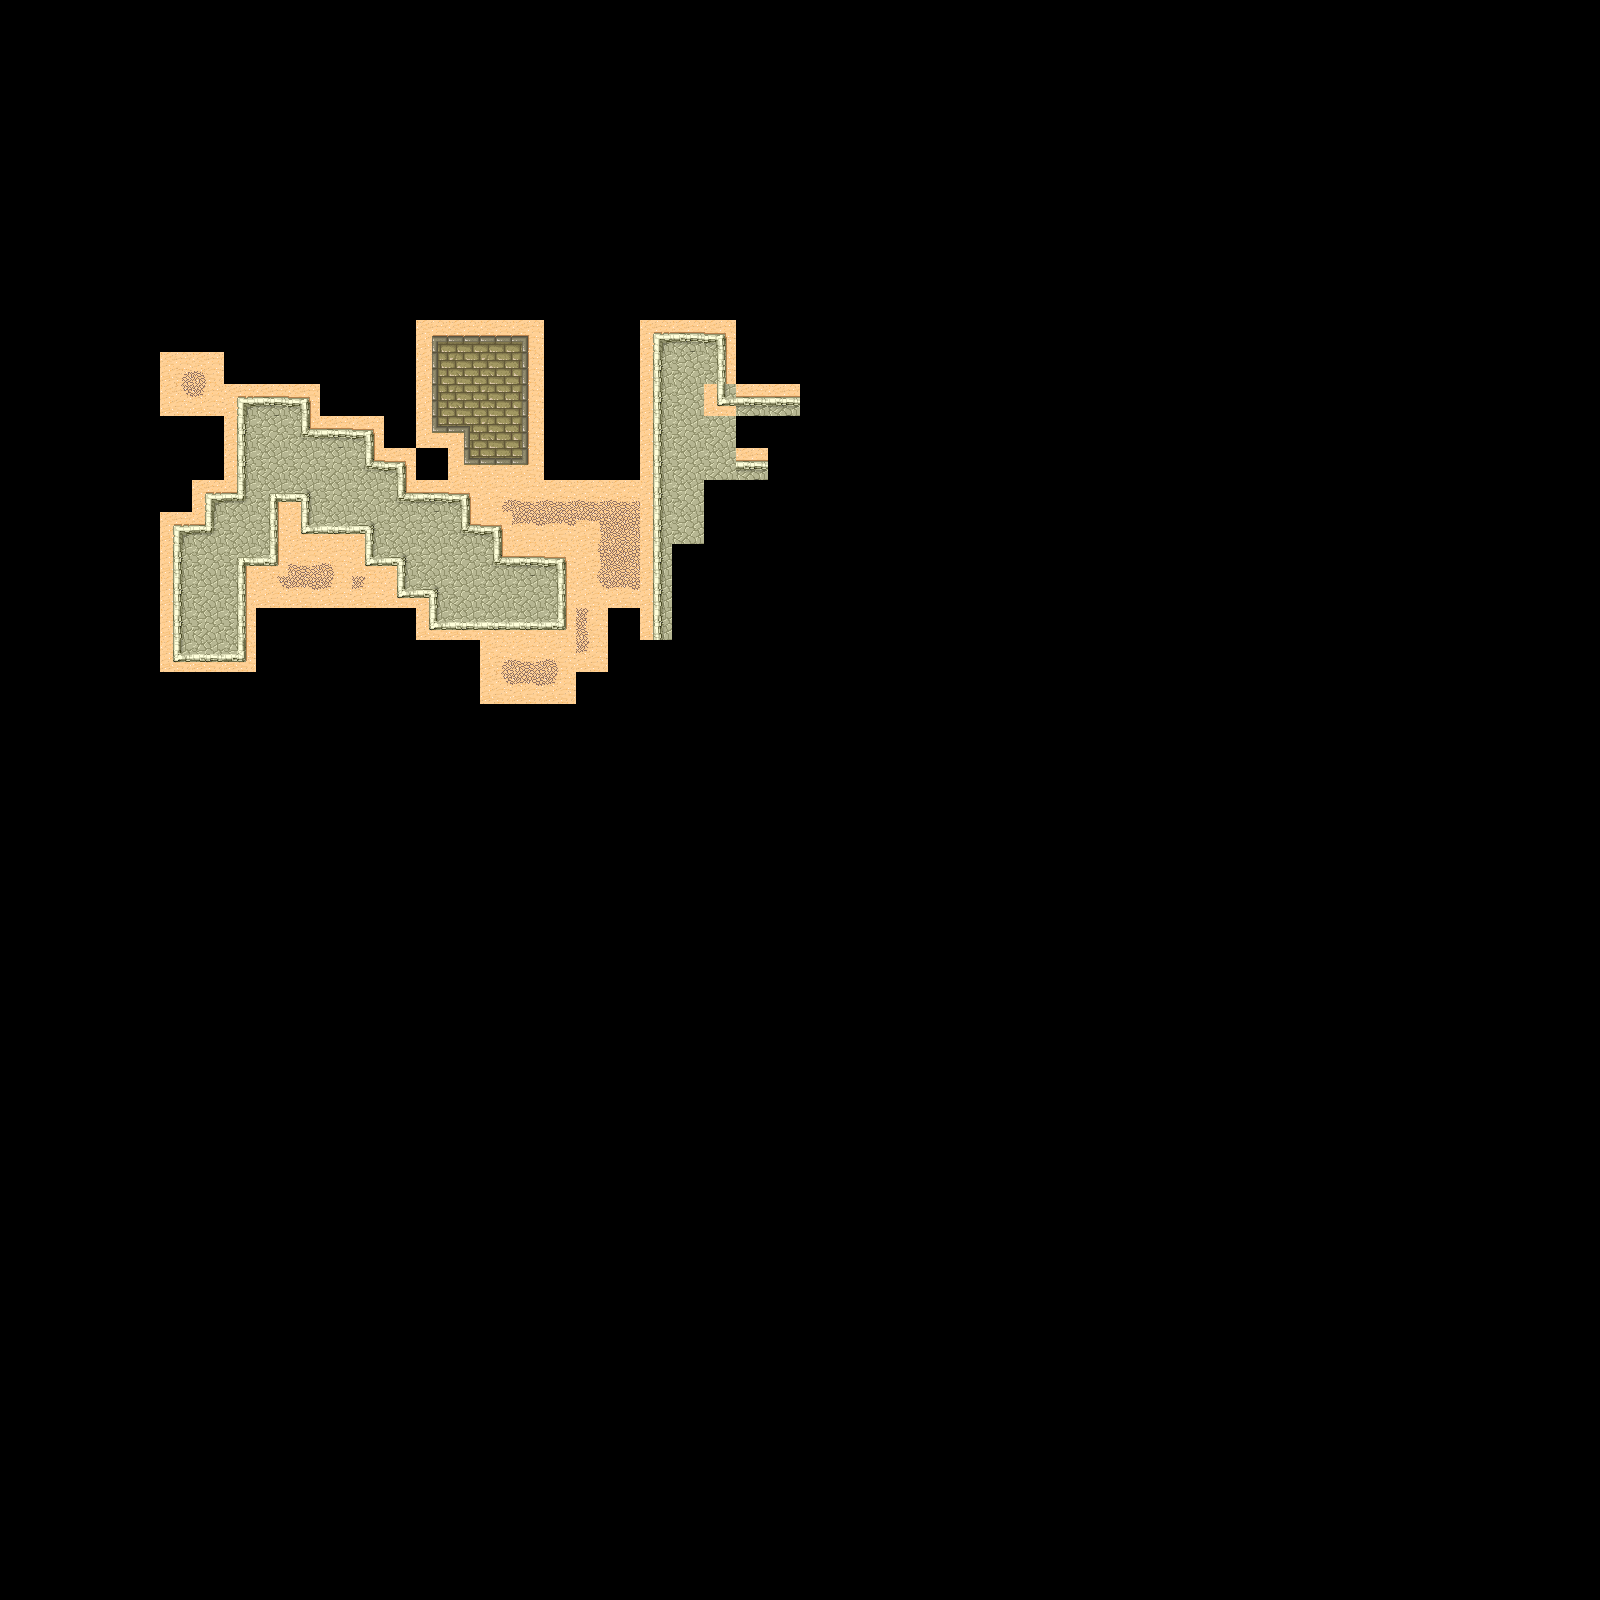

A 2D game scene composited from a Tiled map and its tileset images. What follows is a short description and the map's XML, with each tile layer's data collapsed to a summary:
An orthogonal 50x50 tile map with 32x32 px tiles, 1 tile layer (gr).

<map version="1.0" orientation="orthogonal" width="50" height="50" tilewidth="32" tileheight="32">
 <tileset firstgid="1" name="tmw_desert_spacing" tilewidth="32" tileheight="32" spacing="1" margin="1">
  <image source="tmw_desert_spacing.png" width="265" height="199" />
  <terraintypes>
   <terrain name="dirt" tile="14" />
   <terrain name="2" tile="33" />
   <terrain name="wall" tile="9" />
  </terraintypes>
  <tile id="0" terrain=",,,2">
   <properties>
    <property name="barrier-type" value="1" />
   </properties>
  </tile>
  <tile id="1" terrain=",,2,2" />
  <tile id="2" terrain=",,2," />
  <tile id="3" terrain="0,0,0," />
  <tile id="4" terrain="0,0,,0" />
  <tile id="5" terrain=",,,0" />
  <tile id="6" terrain=",,0,0" />
  <tile id="7" terrain=",,0," />
  <tile id="8" terrain=",2,,2" />
  <tile id="9" terrain="2,2,2,2" />
  <tile id="10" terrain="2,,2," />
  <tile id="11" terrain="0,,0,0" />
  <tile id="12" terrain=",0,0,0" />
  <tile id="13" terrain=",0,,0" />
  <tile id="14" terrain="0,0,0,0" />
  <tile id="15" terrain="0,,0," />
  <tile id="16" terrain=",2,," />
  <tile id="17" terrain="2,2,," />
  <tile id="18" terrain="2,,," />
  <tile id="19" terrain="2,2,2," />
  <tile id="20" terrain="2,2,,2" />
  <tile id="21" terrain=",0,," />
  <tile id="22" terrain="0,0,," />
  <tile id="23" terrain="0,,," />
  <tile id="24" terrain=",,,1" />
  <tile id="25" terrain=",,1,1" />
  <tile id="26" terrain=",,1," />
  <tile id="27" terrain="2,,2,2" />
  <tile id="28" terrain=",2,2,2" />
  <tile id="32" terrain=",1,,1" />
  <tile id="33" terrain="1,1,1,1" />
  <tile id="34" terrain="1,,1," />
  <tile id="35" terrain="1,1,1," />
  <tile id="36" terrain="1,1,,1" />
  <tile id="40" terrain=",1,," />
  <tile id="41" terrain="1,1,," />
  <tile id="42" terrain="1,,," />
  <tile id="43" terrain="1,,1,1" />
  <tile id="44" terrain=",1,1,1" />
 </tileset>
 <layer name="gr" width="50" height="50">
  <data>[2500 cells, 140 non-empty, 33 distinct tile ids]</data>
 </layer>
</map>
